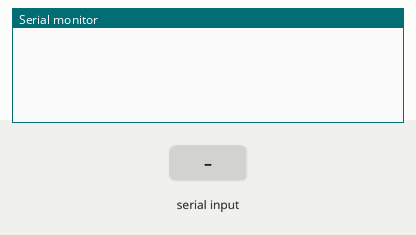
Recording of a sketch running on a simulated Arduino Uno, built with avr-gcc and run on an emulated ATmega328P. Parts: the last lines printed to the serial monitor. The test bench sets the inputs (shaded band).

Above: at 1.2 s.
1.3 s: "cook" received over Serial
At 3.0 s:
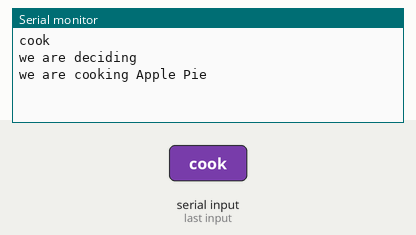
3.8 s: "1" received over Serial
At 5.2 s:
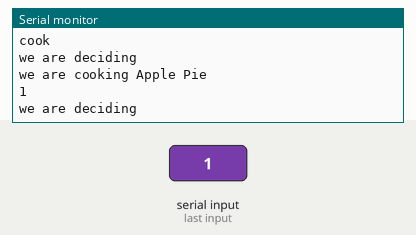

The sketch:

CookingSystem.1.1.ino
```cpp
//CookingSystem_1
void setup() {
// put your setup code here, to run once:
Serial.begin(9600);
}

void loop() {
// put your main code here, to run repeatedly:
 String Input = Serial.readString();
 if(Input != ""){
 Serial.println(Input);
 Input.trim();
 decide(Input);
 }
}

void decide (String Input){
Serial.println("we are deciding");
  if(Input == "cook"){
    cook();
  }
}
void cook(){
Serial.println("we are cooking Apple Pie");
}
```

Measured:
- after the input at 1.3 s, the serial monitor: prints a new line after 1.0 s (image 1)
- after the input at 3.8 s, the serial monitor: prints a new line after 1.0 s (image 2)
